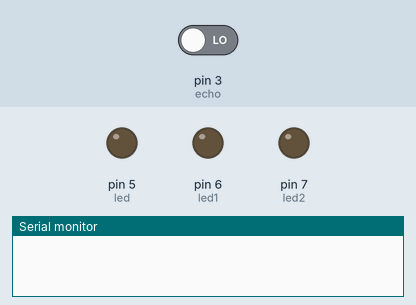
Simulated run of this sketch. Board: Arduino Uno, built with avr-gcc and run on an emulated ATmega328P. Shown: output pins drawn as LEDs (lit = HIGH), the last lines printed to the serial monitor. The inputs (shaded band) are chosen by the test bench; at power-on: pin 3 (echo) LOW. Pins used as bus, display or sensor lines are not drawn.

Above: at 0.1 s.
At 1.1 s:
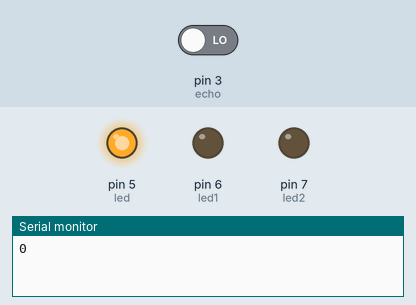
Timing chart, 0 to 2.6 s (numbered marks = the images above):
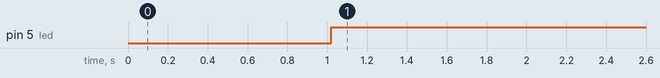

Measured:
- by itself, pin 5 (led): LOW → HIGH at 1.0 s

The sketch:

Robot_Pro_Sensors.ino
```cpp
#include <Servo.h>
//Servo myservo;  // create servo object to control a servo
// twelve servo objects can be created on most boards
//Servo myservo1;

int led = 5;//led on 5,6,7
int led1 = 6;
int led2= 7;
int trig = 9;
int echo = 3;
int duration;


void setup() {
  pinMode (led,OUTPUT);///led ,led1,led2 output
  pinMode(led1,OUTPUT);
  pinMode (led2, OUTPUT);
  pinMode(trig,OUTPUT);
  pinMode(echo,INPUT);
  Serial.begin(9600);//begin communcation


//   myservo.attach(12);
//  myservo1.attach(11);

}

void loop() {
digitalWrite(trig,LOW);
delay(10);
digitalWrite(trig,HIGH);
delay(10);
digitalWrite(trig,LOW);
duration = pulseIn(echo,HIGH);
Serial.println(duration);
 // myservo.write(90);
  //myservo1.write(90);


if(duration < 1000)
{
digitalWrite(led,HIGH);
digitalWrite(led1,LOW);
digitalWrite(led2,LOW);

//myservo.write(90);
//myservo1.write(0);

}

if(duration > 1000 && duration <2000)
{
digitalWrite(led,LOW);
digitalWrite(led1,HIGH);
digitalWrite(led2,LOW);

// myservo.write(80);
  //myservo1.write(100);
}


if (duration >2000)
{

digitalWrite(led,LOW);
digitalWrite(led1,LOW);
digitalWrite(led2,HIGH);

// myservo.write(80);
//  myservo1.write(100);
}

}
```
